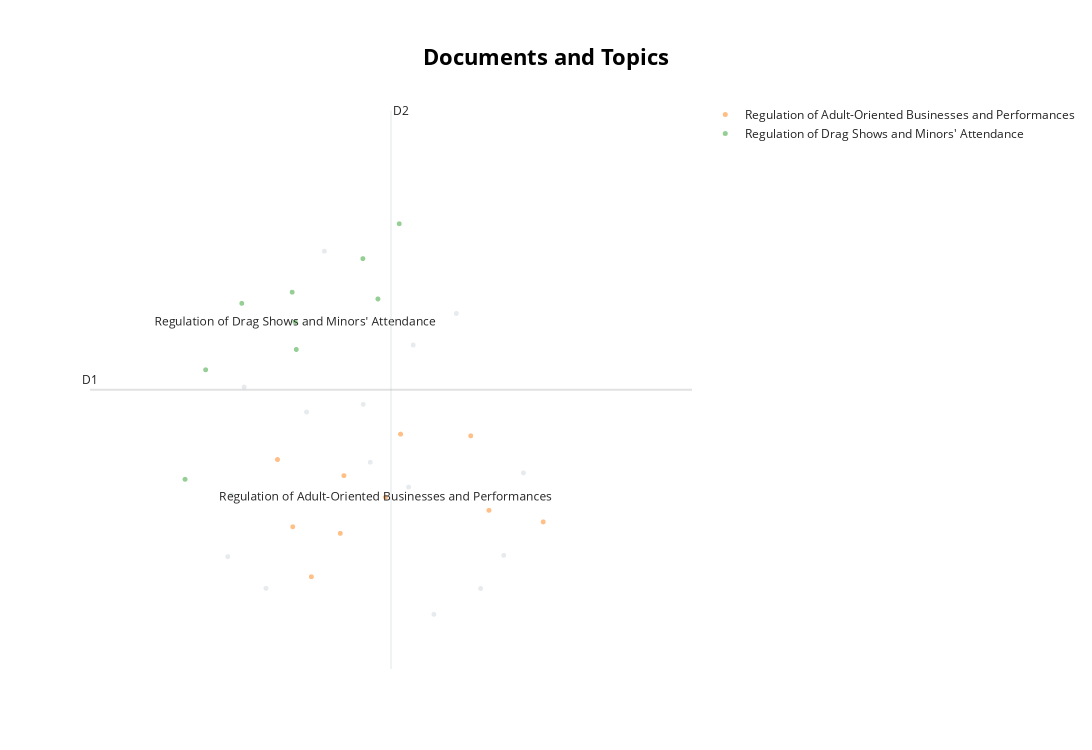

Notebook source saved alongside this figure:
### Code cell
# Visualize the documents in 2-dimensional space and show the titles on hover instead of the abstracts
# NOTE: You can hide the hover with `hide_document_hover=True` which is especially helpful if you have a large dataset
fig = topic_model.visualize_documents(docs, reduced_embeddings=reduced_embeddings, custom_labels=True)
fig.write_image(f"data/{category}/clusering_visualization.png")
fig

### Figure 1 — Plotly figure (JSON) as saved in the notebook; plotly's stock layout.template omitted (floating-point values rounded to 4 significant figures)
{"data": [{"hoverinfo": "text", "hovertext": ["A BILL for an Act to create and enact a new section to chapter 12.1-27.1 of the North Dakota Century Code, relating to restrictions on adult-oriented performances; to amend and reenact section 12.1-27.1-12 of the North Dakota Century Code, relating to state pre-emption of local laws regulating obscenity; and to provide a penalty.", "Relating to the definition of sexually oriented business.", "Amend The South Carolina Code Of Laws By Enacting The \"defense Of Children's Innocence Act\" By Adding Section 6-1-200 So As To Provide That Any Business Where Drag Shows Are Held Is Deemed To Be A Sexually Oriented Business For All Local Ordinances Relating To A Sexually Oriented Business; By Adding Section 6-1-210 So As To Prohibit A State Agency, Political Subdivision, And Any Entity That Is Supported In Whole Or In Part By Public Funds From Using Any Public Funds To Host Or Provide A Drag Show; And By Amending Section 16-15-385, Relating To Disseminating Harmful Materials To Minors, So As To Include The Offense Of Allowing A Minor To View A Drag Show.", "Drag performances classified as adult entertainment, and location restrictions of an adult entertainment establishment expanded.", "Relating to a prohibition on the presence of minors at certain performances facilitated by certain alcoholic beverage permit and license holders.", "Adult cabaret performances; prohibited locations", "Amend The South Carolina Code Of Laws By Adding Section 16-15-450 So As To Prohibit Adult Cabaret Performances On Public Property And In Places Where Such A Performance Can Be Viewed By Minors, And To Define Necessary Terms.", "The purpose of this bill is to make it a criminal offense for a person to engage in an adult cabaret performance where it may be viewed by a minor", "As introduced, requires a person to obtain a valid entertainer permit from the adult-oriented establishment board, in those jurisdictions with a board, prior to performing adult cabaret entertainment for compensation; prohibits public, private, and commercial establishments from allowing persons under the age of 18 to attend a performance featuring adult cabaret entertainment. - Amends TCA Title 7, Chapter 51.", "The purpose of this bill is to create the Sexually Oriented Businesses Regulation Act. The bill prohibits adult video stores and adult arcades. The bill provides for legislative findings. The bill provides for definitions. The bill prohibits adult video stores and adult arcades from physical operation within the state. The bill provides for preemption. Finally, the bill provides for violations.", "Relating to prohibiting certain erotic performances; creating a criminal offense; authorizing a civil penalty.", "Modifies provisions relating to sexually oriented businesses", "Includes businesses that host drag performances in the definition of a sexually oriented business", "Expanding the crime of promoting obscenity to minors to include drag performances.", null], "marker": {"color": "#CFD8DC", "opacity": 0.5, "size": 5}, "mode": "markers+text", "name": "other", "showlegend": false, "type": "scattergl", "x": [9.799, 10.06, 8.37, 7.363, 8.791, 7.324, 8.177, 9.332, 7.738, 10.53, 9.282, 10.31, 9.556, 7.502, 8.867], "y": [5.703, 3.346, 6.237, 4.148, 4.924, 3.619, 4.858, 5.433, 3.347, 4.337, 4.215, 3.63, 3.124, 5.072, 4.428]}, {"hoverinfo": "text", "hovertext": ["Creates the offense of engaging in an adult cabaret performance", "Relating to prohibiting certain adult cabaret performances; creating a criminal offense.", "Establishes the offense of engaging in an adult cabaret performance or organizing or authorizing the viewing of an adult cabaret performance and the offense of organizing or authorizing the viewing of a drag queen story hour", "Enacting the community defense and human trafficking reduction act to regulate sexually oriented businesses and human trafficking and to impose criminal penalties.", "Create new sections of KRS Chapter 231 to express the findings of the General Assembly relating to adult-oriented businesses and the need for regulation; define terms; establish distance parameters for the location of adult-oriented businesses in proximity to identified entities and locations; establish transition provisions for existing businesses; affirm the authority of local governmental units to supplement regulation of adult-oriented businesses.", "Crimes and punishments; adding definition; effective date.", "Crimes and punishments; adult cabaret and drag performance; making certain acts unlawful; codification; emergency.", "Regulation of sexually oriented businesses. Provides that a sexually oriented business may not operate within 1,000 feet of specified facilities that cater to minors. Exempts pre-existing businesses that have been in continuous operation. Establishes a civil enforcement mechanism. Repeals the existing law concerning sexually explicit materials. Makes conforming amendments.", "As enacted, creates an offense for a person who engages in an adult cabaret performance on public property or in a location where the adult cabaret performance could be viewed by a person who is not an adult. - Amends TCA Title 7, Chapter 51, Part 14.", null], "marker": {"opacity": 0.5, "size": 5}, "mode": "markers+text", "name": "Regulation of Adult-Oriented Businesses and Performances", "text": ["", "", "", "", "", "", "", "", "", "Regulation of Adult-Oriented Businesses and Performances"], "textfont": {"size": 12}, "type": "scattergl", "x": [8.028, 8.582, 8.543, 9.955, 10.74, 9.196, 7.863, 10.15, 8.229, 9.032], "y": [3.875, 4.313, 3.818, 4.654, 3.917, 4.669, 4.451, 4.015, 3.446, 4.129]}, {"hoverinfo": "text", "hovertext": ["State monies; drag shows; minors", "The purpose of this bill is to provide definitions, to prohibit public funding of drag shows in West Virginia, and to prohibit minors from being involved in or attending drag shows.", "The purpose of this bill is to prohibit drag shows from being performed in front of minors and to prohibit drags shows in schools and libraries.", "A bill for an act relating to minors present at drag shows, and providing penalties.", "Relating to a cause of action for drag performances performed in the presence of a minor.", "Drag performances as adult entertainment classification; location restrictions on adult entertainment establishment", "Prohibit minors from attending drag shows", "Prohibiting the expenditure of state moneys for the production or performance of drag shows for which minors are the primary audience.", null], "marker": {"opacity": 0.5, "size": 5}, "mode": "markers+text", "name": "Regulation of Drag Shows and Minors' Attendance", "text": ["", "", "", "", "", "", "", "", "Regulation of Drag Shows and Minors' Attendance"], "textfont": {"size": 12}, "type": "scattergl", "x": [7.476, 9.181, 8.787, 8.95, 8.066, 6.862, 7.085, 8.021, 8.053], "y": [5.79, 6.472, 6.173, 5.828, 5.395, 4.281, 5.22, 5.885, 5.631]}], "layout": {"annotations": [{"showarrow": false, "text": "D1", "x": 5.832, "y": 5.049, "yshift": 10}, {"showarrow": false, "text": "D2", "x": 9.092, "xshift": 10, "y": 7.443}], "height": 750, "shapes": [{"line": {"color": "#CFD8DC", "width": 2}, "type": "line", "x0": 9.092, "x1": 9.092, "y0": 2.656, "y1": 7.443}, {"line": {"color": "#9E9E9E", "width": 2}, "type": "line", "x0": 5.832, "x1": 12.35, "y0": 5.049, "y1": 5.049}], "title": {"font": {"color": "Black", "size": 22}, "text": "<b>Documents and Topics</b>", "x": 0.5, "xanchor": "center", "yanchor": "top"}, "width": 1200, "xaxis": {"visible": false}, "yaxis": {"visible": false}}}
